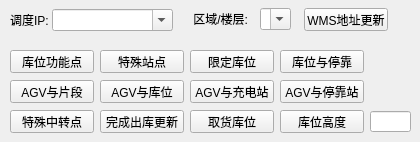
   <widget class="QWidget" name="tab_4">
    <attribute name="title">
     <string>配置控制</string>
    </attribute>
    <widget class="QComboBox" name="comboBox_4">
     <property name="geometry">
      <rect>
       <x>52</x>
       <y>9</y>
       <width>121</width>
       <height>22</height>
      </rect>
     </property>
     <property name="editable">
      <bool>true</bool>
     </property>
    </widget>
    <widget class="QLabel" name="label_14">
     <property name="geometry">
      <rect>
       <x>10</x>
       <y>10</y>
       <width>51</width>
       <height>20</height>
      </rect>
     </property>
     <property name="text">
      <string>调度IP:</string>
     </property>
    </widget>
    <widget class="QLabel" name="label_15">
     <property name="geometry">
      <rect>
       <x>190</x>
       <y>9</y>
       <width>91</width>
       <height>20</height>
      </rect>
     </property>
     <property name="text">
      <string> 区域/楼层:</string>
     </property>
    </widget>
    <widget class="QComboBox" name="comboBox_5">
     <property name="geometry">
      <rect>
       <x>260</x>
       <y>8</y>
       <width>31</width>
       <height>22</height>
      </rect>
     </property>
     <property name="editable">
      <bool>true</bool>
     </property>
    </widget>
    <widget class="QPushButton" name="pushButton_36">
     <property name="geometry">
      <rect>
       <x>280</x>
       <y>80</y>
       <width>84</width>
       <height>23</height>
      </rect>
     </property>
     <property name="text">
      <string>AGV与停靠站</string>
     </property>
    </widget>
    <widget class="QPushButton" name="management_Button_3">
     <property name="geometry">
      <rect>
       <x>10</x>
       <y>50</y>
       <width>84</width>
       <height>23</height>
      </rect>
     </property>
     <property name="sizePolicy">
      <sizepolicy hsizetype="Preferred" vsizetype="Fixed">
       <horstretch>0</horstretch>
       <verstretch>0</verstretch>
      </sizepolicy>
     </property>
     <property name="text">
      <string>库位功能点</string>
     </property>
    </widget>
    <widget class="QPushButton" name="pushButton_38">
     <property name="geometry">
      <rect>
       <x>100</x>
       <y>110</y>
       <width>84</width>
       <height>23</height>
      </rect>
     </property>
     <property name="text">
      <string>完成出库更新</string>
     </property>
    </widget>
    <widget class="QPushButton" name="pushButton_39">
     <property name="geometry">
      <rect>
       <x>10</x>
       <y>80</y>
       <width>84</width>
       <height>23</height>
      </rect>
     </property>
     <property name="text">
      <string>AGV与片段</string>
     </property>
    </widget>
    <widget class="QPushButton" name="pushButton_41">
     <property name="geometry">
      <rect>
       <x>190</x>
       <y>110</y>
       <width>84</width>
       <height>23</height>
      </rect>
     </property>
     <property name="text">
      <string>取货库位</string>
     </property>
    </widget>
    <widget class="QPushButton" name="pushButton_42">
     <property name="geometry">
      <rect>
       <x>280</x>
       <y>50</y>
       <width>84</width>
       <height>23</height>
      </rect>
     </property>
     <property name="text">
      <string>库位与停靠</string>
     </property>
    </widget>
    <widget class="QPushButton" name="pushButton_43">
     <property name="geometry">
      <rect>
       <x>100</x>
       <y>80</y>
       <width>84</width>
       <height>23</height>
      </rect>
     </property>
     <property name="text">
      <string>AGV与库位</string>
     </property>
    </widget>
    <widget class="QPushButton" name="pushButton_44">
     <property name="geometry">
      <rect>
       <x>190</x>
       <y>80</y>
       <width>84</width>
       <height>23</height>
      </rect>
     </property>
     <property name="text">
      <string>AGV与充电站</string>
     </property>
    </widget>
    <widget class="QPushButton" name="specialtask_Button_3">
     <property name="geometry">
      <rect>
       <x>280</x>
       <y>110</y>
       <width>84</width>
       <height>23</height>
      </rect>
     </property>
     <property name="sizePolicy">
      <sizepolicy hsizetype="Preferred" vsizetype="Fixed">
       <horstretch>0</horstretch>
       <verstretch>0</verstretch>
      </sizepolicy>
     </property>
     <property name="text">
      <string>库位高度</string>
     </property>
    </widget>
    <widget class="QPushButton" name="pushButton_45">
     <property name="geometry">
      <rect>
       <x>100</x>
       <y>50</y>
       <width>84</width>
       <height>23</height>
      </rect>
     </property>
     <property name="text">
      <string>特殊站点</string>
     </property>
    </widget>
    <widget class="QPushButton" name="pushButton_46">
     <property name="geometry">
      <rect>
       <x>190</x>
       <y>50</y>
       <width>84</width>
       <height>23</height>
      </rect>
     </property>
     <property name="text">
      <string>限定库位</string>
     </property>
    </widget>
    <widget class="QPushButton" name="pushButton_40">
     <property name="geometry">
      <rect>
       <x>10</x>
       <y>110</y>
       <width>84</width>
       <height>23</height>
      </rect>
     </property>
     <property name="text">
      <string>特殊中转点</string>
     </property>
    </widget>
    <widget class="QLineEdit" name="specialtask_lineEdit_2">
     <property name="geometry">
      <rect>
       <x>370</x>
       <y>111</y>
       <width>41</width>
       <height>21</height>
      </rect>
     </property>
    </widget>
    <widget class="QPushButton" name="pushButton_47">
     <property name="geometry">
      <rect>
       <x>304</x>
       <y>8</y>
       <width>84</width>
       <height>23</height>
      </rect>
     </property>
     <property name="text">
      <string>WMS地址更新</string>
     </property>
    </widget>
   </widget>
